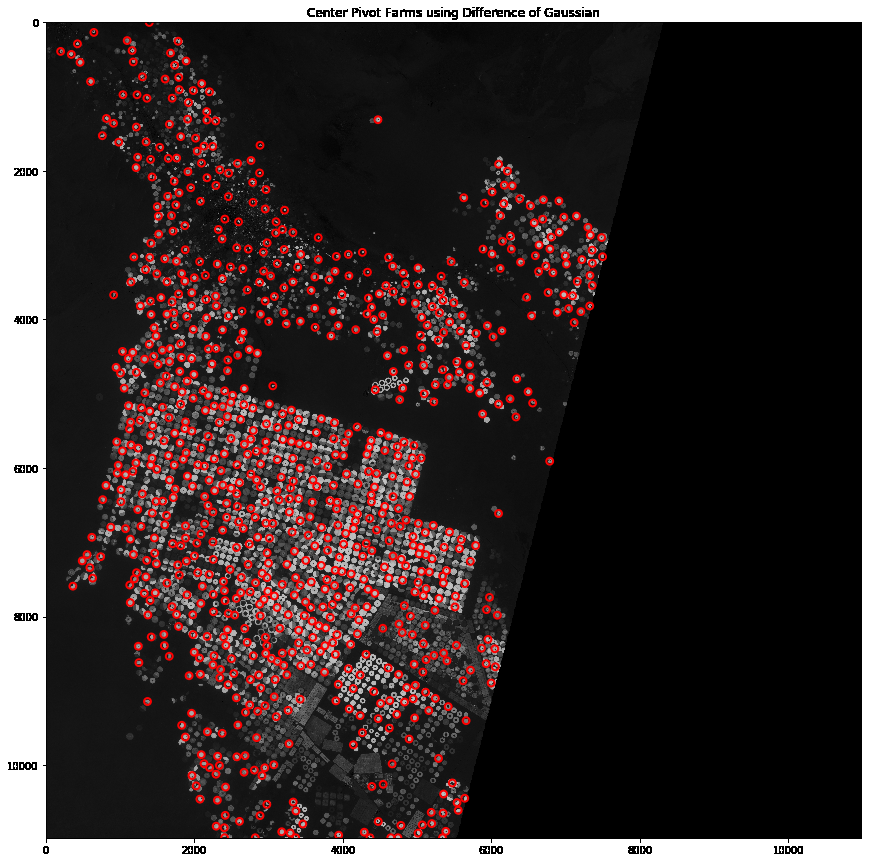
#> input picture FieldCounter_OpenCV/openCV.png, 871 x 862 px, given in place of 0508T080609_N0206_R078_T37RDP_20180508T115609output_ndvi.png, which was not available; the run also reads 1 picture not shown here
$ jupyter execute --allow-errors field_counter.ipynb   (Python 2 division)   (text cells are left out)
#> lines starting #> are read from the running program, lines starting #| are printed output that depends on the picture; pictures that were not available may be replaced by others from this repository, and a replacement may not be noted
[cell 1]
from sentinelsat import SentinelAPI, read_geojson, geojson_to_wkt
from datetime import datetime
import zipfile
from os import listdir
from os.path import isfile, join

#> (the rest of this cell did not finish here and is left out)

[cell 2]
from snappy import (ProductIO, ProductUtils, ProductData, Product, FlagCoding, ProgressMonitor)
import snappy
import sys
import matplotlib.pyplot as plt
import os.path
import matplotlib.image as mpimg
import numpy as np

jpy = snappy.jpy

# More Java type definitions required for image generation
#> (the rest of this cell did not finish here and is left out)

[cell 3]
from snappy import (ProductIO, ProductUtils, ProductData, Product, FlagCoding, ProgressMonitor)
import os

# [4 lines left out: function write_image, not called in this run]

productName = 'S2B_MSIL1C_20180508T080609_N0206_R078_T37RDP_20180508T115609output'
#> (the rest of this cell did not finish here and is left out)

[cell 4]
import cv2
import os
import numpy as np
import matplotlib.pyplot as plt


filename = 'S2B_MSIL1C_20180508T080609_N0206_R078_T37RDP_20180508T115609output_ndvi.png'

print 'Reading image and so on...'
img = cv2.imread(os.path.join(os.getcwd(), filename) ,0)
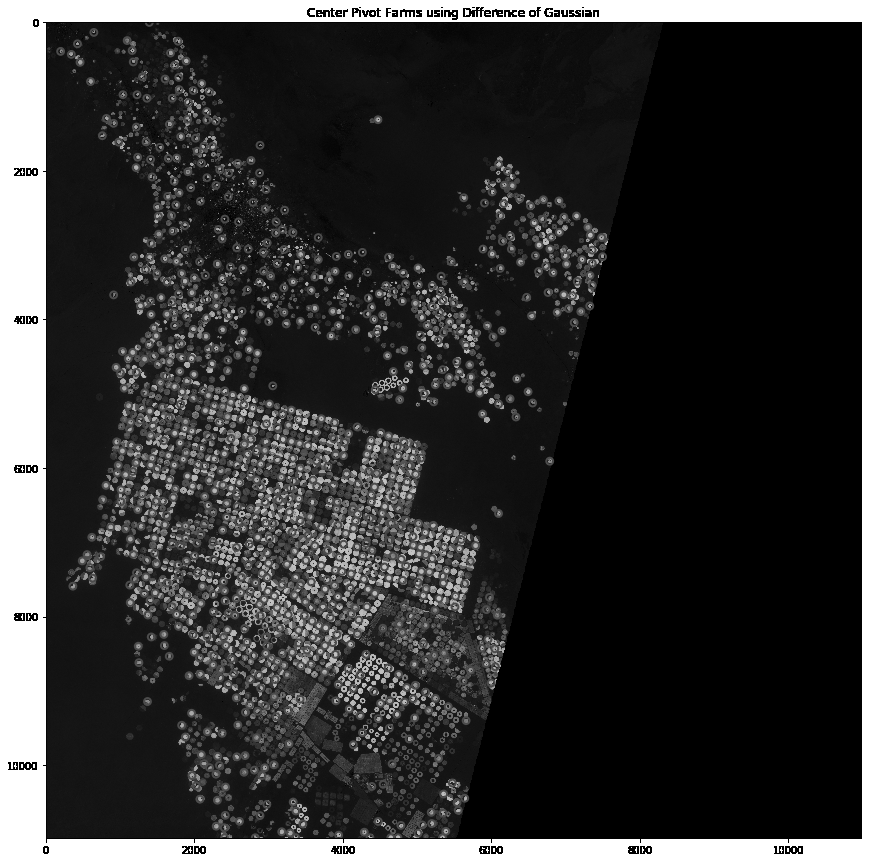
#> img: shape (862, 871); min 0, max 255, mean 50.5
img = cv2.medianBlur(img,5)
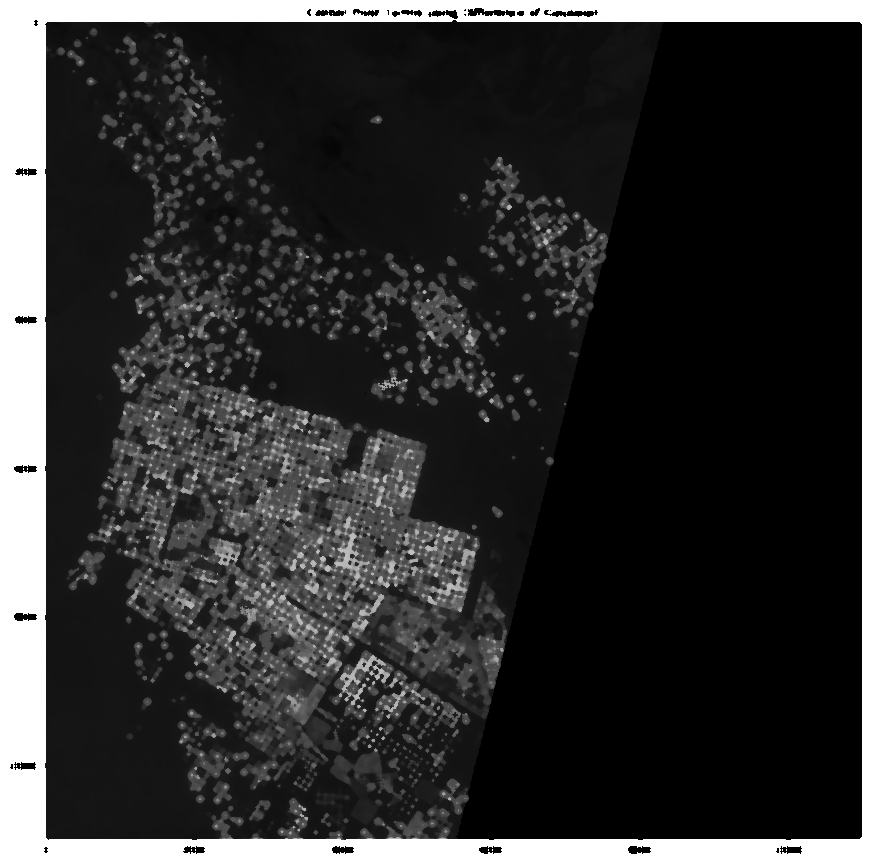
#> img: shape (862, 871); min 0, max 255, mean 49.1
cimg = cv2.cvtColor(img,cv2.COLOR_GRAY2BGR)

print 'detecting circles'
circles = cv2.HoughCircles(img,cv2.HOUGH_GRADIENT,1,50, minRadius=35, param2=90)
#> circles = 65 rows, first 8: [310.5, 437.5, 186.3], [413.5, 455.5, 208.3], [381.5, 351.5, 199.7], [270.5, 538.5, 127], [312.5, 591.5, 120.6], [366.5, 426.5, 155.1], [258.5, 404.5, 139.8], [303.5, 377.5, 143.3]

print 'drawing circles'
circles = np.uint16(np.around(circles))
#> circles = 65 rows, first 8: [310, 438, 186], [414, 456, 208], [382, 352, 200], [270, 538, 127], [312, 592, 121], [366, 426, 155], [258, 404, 140], [304, 378, 143]

print len(circles[0,:])
#| 65

for i in circles[0,:]:
    # draw the outer circle
    cv2.circle(cimg,(i[0],i[1]),i[2],(0,255,0),2)
    # draw the center of the circle
    cv2.circle(cimg,(i[0],i[1]),2,(0,0,255),3)
#> this loop made 65 passes
#> i on passes 1 to 12: [310, 438, 186], [414, 456, 208], [382, 352, 200], [270, 538, 127], [312, 592, 121], [366, 426, 155], [258, 404, 140], [304, 378, 143], [484, 456, 251], [364, 650, 123], [574, 360, 350], [560, 548, 302]
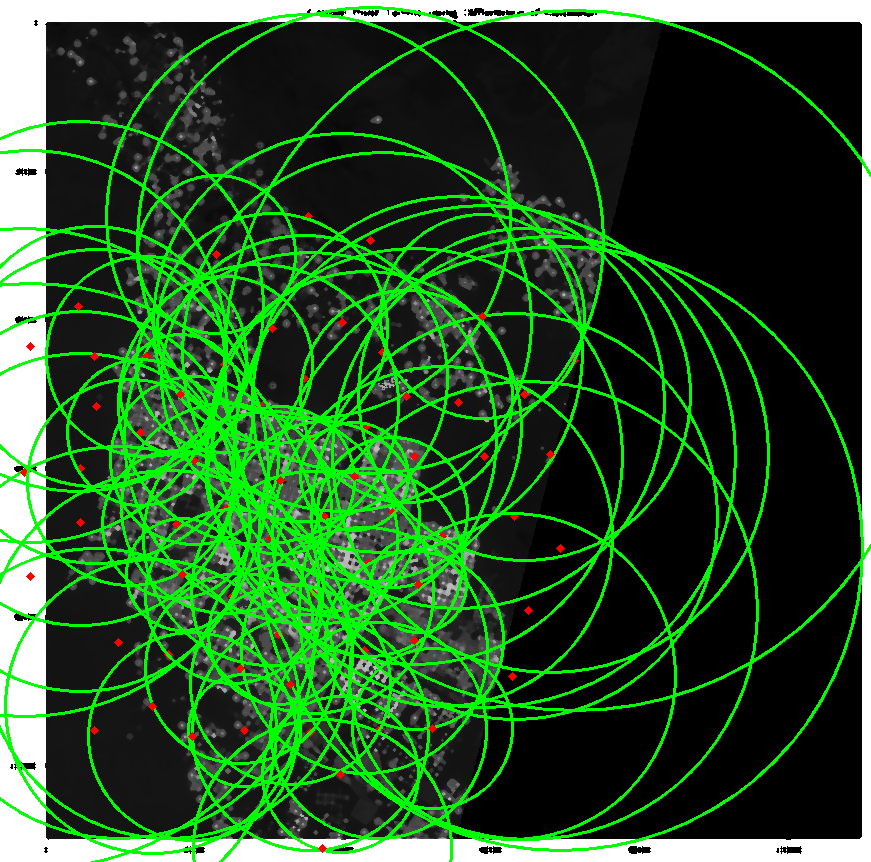
#> cimg: shape (862, 871, 3); mean B, G, R 39.2, 82.9, 40

fig=plt.figure(figsize = (15,15))
ax=fig.add_subplot(1,1,1)
plt.imshow(cimg)
plt.show()

#cv2.imshow('detected circles',cimg)
#cv2.waitKey(0)
#cv2.destroyAllWindows()
